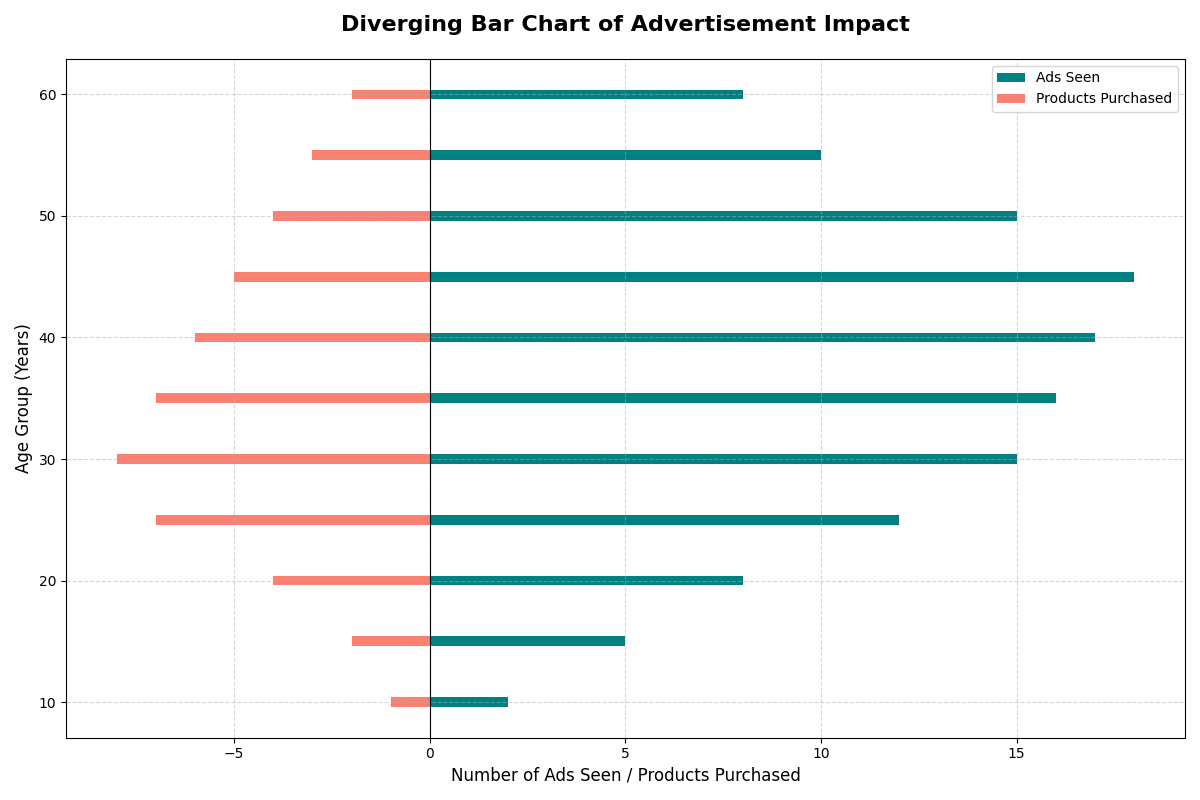

Python code for this plot:
import matplotlib.pyplot as plt
import numpy as np

# Data: Age groups (in years), Number of Ads Seen, Number of Products Purchased
age_groups = np.array([10, 15, 20, 25, 30, 35, 40, 45, 50, 55, 60])
ads_seen = np.array([2, 5, 8, 12, 15, 16, 17, 18, 15, 10, 8])
products_purchased = np.array([1, 2, 4, 7, 8, 7, 6, 5, 4, 3, 2])

# Create figure and diverging bar plot
fig, ax = plt.subplots(figsize=(12, 8))

# Plotting the divergent bar chart
ax.barh(age_groups, ads_seen, color='teal', label='Ads Seen')  # Changed color from 'blue' to 'teal'
ax.barh(age_groups, -products_purchased, color='salmon', label='Products Purchased')  # Changed color from 'orange' to 'salmon'

# Customize axes and labels
ax.set_title('Diverging Bar Chart of Advertisement Impact', fontsize=16, fontweight='bold', pad=20)
ax.set_xlabel('Number of Ads Seen / Products Purchased', fontsize=12)
ax.set_ylabel('Age Group (Years)', fontsize=12)
ax.grid(visible=True, linestyle='--', alpha=0.5)
ax.axvline(0, color='black', linewidth=0.8)

# Add legend
ax.legend()

# Automatically adjust layout
plt.tight_layout()

# Show plot
plt.show()
